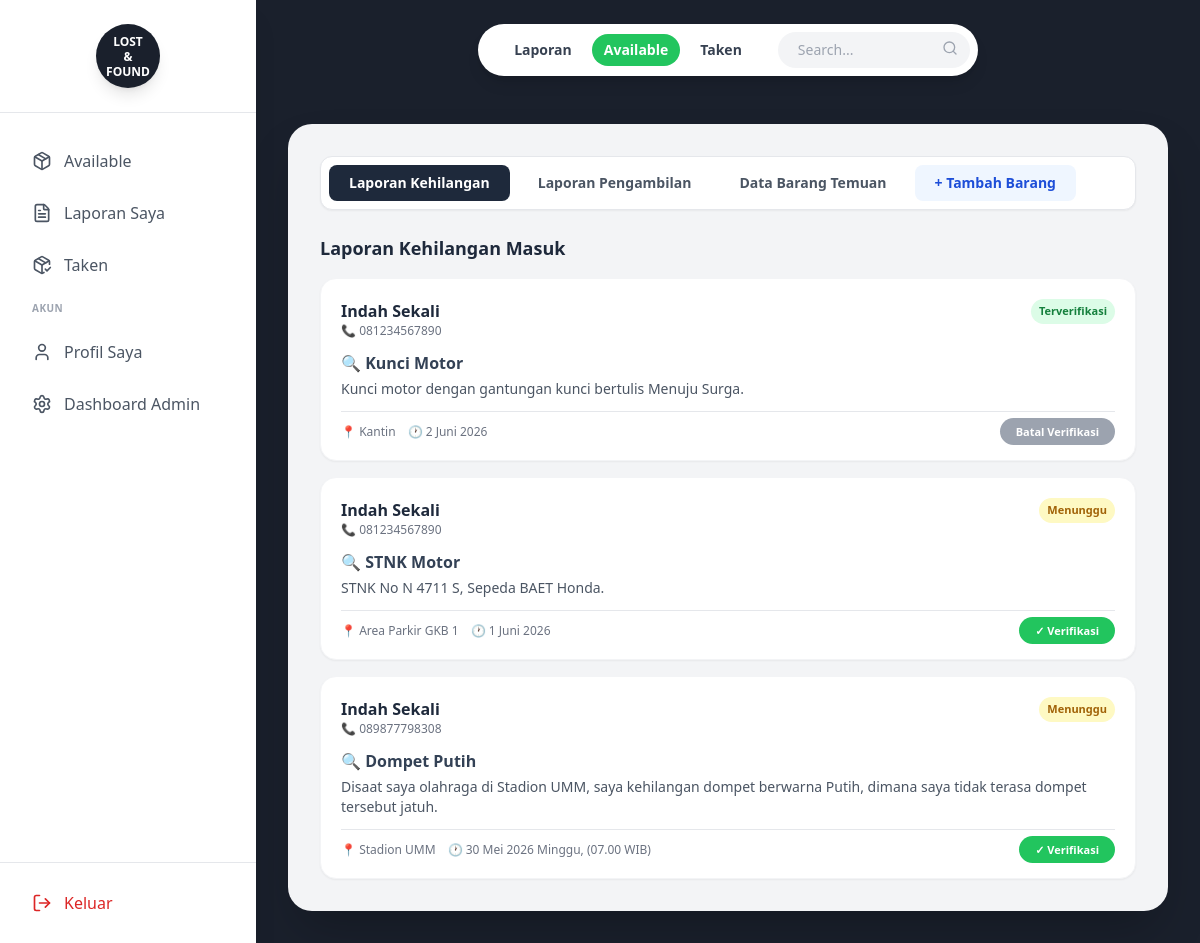
/tambah_barang.php (signed in), run on the app's committed database.
### tables this page shows
CREATE TABLE `lost_reports` (
  `id` int(11) NOT NULL AUTO_INCREMENT,
  `user_id` int(11) NOT NULL,
  `nama_barang` varchar(100) NOT NULL,
  `lokasi_hilang` varchar(100) NOT NULL,
  `waktu_hilang` varchar(100) NOT NULL,
  `deskripsi` text NOT NULL,
  `kontak` varchar(50) NOT NULL,
  `lampiran` varchar(255) DEFAULT NULL,
  `status_verifikasi` tinyint(1) NOT NULL DEFAULT 0,
  PRIMARY KEY (`id`),
  FOREIGN KEY (`user_id`) REFERENCES `users`(`id`) ON DELETE CASCADE
);

CREATE TABLE `users` (
  `id` int(11) NOT NULL AUTO_INCREMENT,
  `nama` varchar(100) NOT NULL,
  `username` varchar(50) NOT NULL,
  `email` varchar(100) NOT NULL,
  `password` varchar(255) NOT NULL,
  `role` enum('mahasiswa','petugas','admin') NOT NULL DEFAULT 'mahasiswa',
  `foto_profil` varchar(255) DEFAULT 'https://images.unsplash.com/photo-1599566150163-29194dcaad36?auto=format&fit=crop&q=80&w=200&h=200',
  `no_hp` varchar(20) DEFAULT NULL,
  PRIMARY KEY (`id`),
  UNIQUE KEY `email` (`email`),
  UNIQUE KEY `username` (`username`)
);

### tambah_barang.php (the view, shortened to what this page needs)
<?php
include 'includes/header.php';
require_once 'includes/db.php';
$view = $_GET['view'] ?? 'laporan_masuk';
$lostReports = [];
if ($view === 'laporan_masuk' || $view === 'daftar_barang' || $view === 'pengambilan') {
    try {
        $lostReports = $pdo->query("SELECT lr.*, u.nama as reporter, u.no_hp as hp FROM lost_reports lr JOIN users u ON lr.user_id = u.id ORDER BY lr.id DESC")->fetchAll(PDO::FETCH_ASSOC);
    } catch(PDOException $e) {}
}
?>
<div class="flex h-screen overflow-hidden bg-[#1A202C]">
    <?php include 'includes/sidebar.php'; ?>
    <div class="flex-1 flex flex-col md:ml-64 relative min-h-screen overflow-y-auto">
        <?php include 'includes/top_header.php'; ?>
        <div class="flex-1 relative z-20 px-0 md:px-8 pb-24 md:pb-8">
            <div class="bg-[#F3F4F6] flex-1 rounded-t-3xl md:rounded-3xl w-full max-w-7xl mx-auto md:mx-0 relative z-20 px-5 md:px-8 pt-6 md:pt-8 pb-8 min-h-[70vh] shadow-2xl">
                <div class="flex flex-wrap gap-2 mb-6 bg-white p-2 rounded-xl shadow-sm border border-gray-200 overflow-x-auto">
                    <a href="tambah_barang.php?view=laporan_masuk" class="px-5 py-2 rounded-lg text-sm font-bold whitespace-nowrap transition <?= $view==='laporan_masuk' ? 'bg-slate-800 text-white' : 'text-gray-600 hover:bg-gray-100' ?>">Laporan Kehilangan</a>
                    <a href="tambah_barang.php?view=pengambilan" class="px-5 py-2 rounded-lg text-sm font-bold whitespace-nowrap transition <?= $view==='pengambilan' ? 'bg-slate-800 text-white' : 'text-gray-600 hover:bg-gray-100' ?>">Laporan Pengambilan</a>
                    <a href="tambah_barang.php?view=daftar_barang" class="px-5 py-2 rounded-lg text-sm font-bold whitespace-nowrap transition <?= $view==='daftar_barang' ? 'bg-slate-800 text-white' : 'text-gray-600 hover:bg-gray-100' ?>">Data Barang Temuan</a>
                    <a href="tambah_barang.php?view=tambah" class="px-5 py-2 rounded-lg text-sm font-bold whitespace-nowrap transition <?= $view==='tambah' ? 'bg-blue-600 text-white' : 'bg-blue-50 text-blue-700 hover:bg-blue-100' ?>">+ Tambah Barang</a>
                </div>
                <?php if ($view === 'laporan_masuk'): ?>
                <h3 class="text-lg font-bold text-slate-800 mb-4">Laporan Kehilangan Masuk</h3>
                <?php if (empty($lostReports)): ?>
                <div class="bg-white rounded-2xl p-8 text-center text-gray-400 border border-gray-100">Belum ada laporan kehilangan.</div>
                <?php else: ?>
                <div class="space-y-4">
                    <?php foreach($lostReports as $r): ?>
                    <div class="bg-white p-5 rounded-2xl border border-gray-100 shadow-sm">
                        <div class="flex justify-between items-start mb-3">
                            <div>
                                <p class="font-bold text-slate-800"><?= htmlspecialchars($r['reporter']) ?></p>
                                <p class="text-xs text-gray-500">📞 <?= htmlspecialchars($r['kontak']) ?></p>
                            </div>
                            <span class="text-[11px] px-2 py-1 rounded-full font-bold <?= $r['status_verifikasi'] ? 'bg-green-100 text-green-700' : 'bg-yellow-100 text-yellow-700' ?>">
                                <?= $r['status_verifikasi'] ? 'Terverifikasi' : 'Menunggu' ?>
                            </span>
                        </div>
                        <p class="font-bold text-slate-700 mb-1">🔍 <?= htmlspecialchars($r['nama_barang']) ?></p>
                        <p class="text-sm text-gray-600 mb-3"><?= htmlspecialchars($r['deskripsi']) ?></p>
                        <div class="flex flex-wrap gap-3 text-xs text-gray-500 border-t pt-3">
                            <span>📍 <?= htmlspecialchars($r['lokasi_hilang']) ?></span>
                            <span>🕐 <?= htmlspecialchars($r['waktu_hilang']) ?></span>
                            <div class="ml-auto">
                                <a href="laporan_action.php?action=<?= $r['status_verifikasi'] ? 'unverify' : 'verify' ?>&id=<?= $r['id'] ?>"
                                   class="px-4 py-1.5 rounded-full text-[11px] font-bold text-white transition <?= $r['status_verifikasi'] ? 'bg-gray-400 hover:bg-gray-500' : 'bg-green-500 hover:bg-green-600' ?>">
                                    <?= $r['status_verifikasi'] ? 'Batal Verifikasi' : '✓ Verifikasi' ?>
                                </a>
                            </div>
                        </div>
                    </div>
                    <?php endforeach; ?>
                </div>
                <?php endif; ?>
                <?php endif; ?>
            </div>
        </div>
    </div>
</div>
<?php include 'includes/footer.php'; ?>

### includes/header.php (shortened to what this page needs)
<?php
$userRole = $_SESSION['userRole'] ?? 'mahasiswa';
$currentScreen = basename($_SERVER['PHP_SELF'], ".php");
?>
<!DOCTYPE html>
<html lang="en">
<head>
    <script src="https://cdn.tailwindcss.com"></script>
</head>
<body class="bg-[#1A202C] font-sans text-slate-800">

### includes/sidebar.php (shortened to what this page needs)
<div class="hidden md:flex w-64 bg-white shadow-xl flex-col h-full fixed left-0 top-0 z-50">
  <div class="p-6 flex items-center justify-center border-b">
    <div class="bg-[#1A202C] text-white w-16 h-16 rounded-full flex items-center justify-center font-bold text-xs text-center leading-tight shadow-lg">
      LOST<br/>&<br/>FOUND
    </div>
  </div>
  <div class="flex-1 px-4 py-6 space-y-1 overflow-y-auto">
    <?php $tab = $_GET['tab'] ?? 'available'; ?>
    <a href="index.php?tab=available" class="w-full flex items-center gap-3 px-4 py-3 rounded-xl font-medium transition <?= ($currentScreen == 'index' && $tab === 'available') ? 'bg-green-50 text-green-700' : 'text-gray-600 hover:bg-gray-50' ?>">
      <i data-lucide="package" class="w-5 h-5"></i>
      Available
    </a>
    <a href="index.php?tab=laporan" class="w-full flex items-center gap-3 px-4 py-3 rounded-xl font-medium transition <?= ($currentScreen == 'index' && $tab === 'laporan') ? 'bg-blue-50 text-blue-700' : 'text-gray-600 hover:bg-gray-50' ?>">
      <i data-lucide="file-text" class="w-5 h-5"></i>
      <?= $userRole === 'petugas' ? 'Laporan Masuk' : 'Laporan Saya' ?>
    </a>
    <a href="index.php?tab=taken" class="w-full flex items-center gap-3 px-4 py-3 rounded-xl font-medium transition <?= ($currentScreen == 'index' && $tab === 'taken') ? 'bg-red-50 text-red-600' : 'text-gray-600 hover:bg-gray-50' ?>">
      <i data-lucide="package-check" class="w-5 h-5"></i>
      Taken
    </a>
    <div class="pt-2 pb-1">
      <p class="text-[10px] font-bold text-gray-400 uppercase tracking-wider px-4 mb-1">Akun</p>
    </div>
    <a href="profile.php" class="w-full flex items-center gap-3 px-4 py-3 rounded-xl font-medium transition <?= $currentScreen == 'profile' ? 'bg-blue-50 text-blue-700' : 'text-gray-600 hover:bg-gray-50' ?>">
      <i data-lucide="user" class="w-5 h-5"></i>
      Profil Saya
    </a>
    <?php if($userRole == 'admin'): ?>
    <a href="admin_dashboard.php?view=overview" class="w-full flex items-center gap-3 px-4 py-3 rounded-xl font-medium transition <?= $currentScreen == 'admin_dashboard' ? 'bg-blue-50 text-blue-700' : 'text-gray-600 hover:bg-gray-50' ?>">
      <i data-lucide="settings" class="w-5 h-5"></i>
      Dashboard Admin
    </a>
    <?php endif; ?>
  </div>
  <div class="p-4 border-t">
    <a href="login.php?action=logout" class="w-full flex items-center gap-3 px-4 py-3 rounded-xl font-medium text-red-600 hover:bg-red-50 transition">
      <i data-lucide="log-out" class="w-5 h-5"></i>
      Keluar
    </a>
  </div>
</div>

### includes/top_header.php (shortened to what this page needs)
<div class="pt-6 px-4 pb-6 w-full max-w-7xl mx-auto relative z-10 md:px-8">
  <div class="flex items-center gap-3 mb-6">
    <div class="bg-white flex-1 md:flex-none w-full md:w-auto rounded-full px-2 py-2 flex items-center justify-between shadow-lg md:max-w-2xl md:mx-auto gap-2">
      <div class="flex space-x-1 md:space-x-2 px-1 md:px-4 text-xs md:text-sm font-semibold text-gray-700 overflow-x-auto scrollbar-hide whitespace-nowrap">
        <?php $tab = $_GET['tab'] ?? 'available'; ?>
        <a href="index.php?tab=laporan" class="px-3 py-1.5 rounded-full transition <?= $tab === 'laporan' ? 'bg-blue-600 text-white' : 'hover:bg-gray-100 text-gray-700' ?>">Laporan</a>
        <a href="index.php?tab=available" class="px-3 py-1.5 rounded-full transition <?= $tab === 'available' ? 'bg-green-500 text-white' : 'hover:bg-gray-100 text-gray-700' ?>">Available</a>
        <a href="index.php?tab=taken" class="px-3 py-1.5 rounded-full transition <?= $tab === 'taken' ? 'bg-red-500 text-white' : 'hover:bg-gray-100 text-gray-700' ?>">Taken</a>
      </div>
      <form method="GET" action="index.php" class="relative shrink-0">
        <input
          type="text"
          name="search"
          value="<?= isset($_GET['search']) ? htmlspecialchars($_GET['search']) : '' ?>"
          placeholder="Search..."
          class="bg-gray-100 rounded-full px-3 md:px-5 py-1.5 md:py-2 text-xs md:text-sm w-24 md:w-48 outline-none focus:ring-2 focus:ring-blue-200 transition-all"
        />
        <button type="submit" class="absolute right-3 top-1.5 md:top-2">
          <i data-lucide="search" class="w-3 md:w-4 h-3 md:h-4 text-gray-400 hover:text-blue-500 transition"></i>
        </button>
      </form>
    </div>
  </div>
</div>

### includes/footer.php (shortened to what this page needs)
</body>
</html>

### includes/header.php (style rules this page uses)
.scrollbar-hide { -ms-overflow-style: none; scrollbar-width: none; }

### data on the page
lost_reports: user.nama "Indah Sekali", kontak "081234567890", status_verifikasi "Terverifikasi", nama_barang "Kunci Motor", deskripsi "Kunci motor dengan gantungan kunci bertulis Menuju Surga.", lokasi_hilang "Kantin", waktu_hilang "2 Juni 2026"
lost_reports: user.nama "Indah Sekali", kontak "081234567890", status_verifikasi "Menunggu", nama_barang "STNK Motor", deskripsi "STNK No N 4711 S, Sepeda BAET Honda.", lokasi_hilang "Area Parkir GKB 1", waktu_hilang "1 Juni 2026"
lost_reports: user.nama "Indah Sekali", kontak "089877798308", status_verifikasi "Menunggu", nama_barang "Dompet Putih", deskripsi "Disaat saya olahraga di Stadion UMM, saya kehilangan dompet berwarna Putih, dimana saya tidak terasa dompet tersebut jatuh.", lokasi_hilang "Stadion UMM", waktu_hilang "30 Mei 2026 Minggu, (07.00 WIB)"
